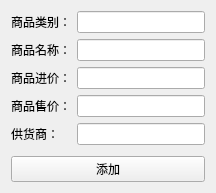
<?xml version="1.0" encoding="UTF-8"?>
<ui version="4.0">
 <class>ADD_GOODS</class>
 <widget class="QWidget" name="ADD_GOODS">
  <property name="geometry">
   <rect>
    <x>0</x>
    <y>0</y>
    <width>216</width>
    <height>193</height>
   </rect>
  </property>
  <property name="windowTitle">
   <string>Form</string>
  </property>
  <layout class="QGridLayout" name="gridLayout">
   <item row="0" column="0">
    <layout class="QVBoxLayout" name="verticalLayout">
     <item>
      <layout class="QFormLayout" name="formLayout">
       <item row="0" column="0">
        <widget class="QLabel" name="label">
         <property name="text">
          <string>商品类别：</string>
         </property>
        </widget>
       </item>
       <item row="0" column="1">
        <widget class="QLineEdit" name="lineEdit"/>
       </item>
       <item row="1" column="0">
        <widget class="QLabel" name="label_4">
         <property name="text">
          <string>商品名称：</string>
         </property>
        </widget>
       </item>
       <item row="1" column="1">
        <widget class="QLineEdit" name="lineEdit_4"/>
       </item>
       <item row="2" column="0">
        <widget class="QLabel" name="label_2">
         <property name="text">
          <string>商品进价：</string>
         </property>
        </widget>
       </item>
       <item row="2" column="1">
        <widget class="QLineEdit" name="lineEdit_2"/>
       </item>
       <item row="3" column="0">
        <widget class="QLabel" name="label_5">
         <property name="text">
          <string>商品售价：</string>
         </property>
        </widget>
       </item>
       <item row="3" column="1">
        <widget class="QLineEdit" name="lineEdit_5"/>
       </item>
       <item row="4" column="0">
        <widget class="QLabel" name="label_6">
         <property name="text">
          <string>供货商：</string>
         </property>
        </widget>
       </item>
       <item row="4" column="1">
        <widget class="QLineEdit" name="lineEdit_6">
         <property name="text">
          <string/>
         </property>
        </widget>
       </item>
      </layout>
     </item>
     <item>
      <widget class="QPushButton" name="pushButton">
       <property name="text">
        <string>添加</string>
       </property>
      </widget>
     </item>
    </layout>
   </item>
  </layout>
 </widget>
 <resources/>
 <connections/>
</ui>
